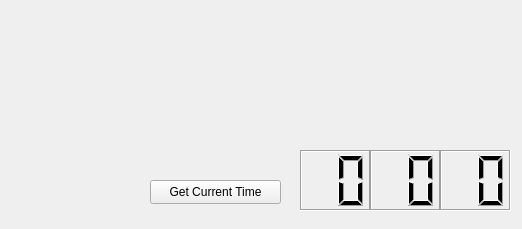
<?xml version="1.0" encoding="UTF-8"?>
<ui version="4.0">
 <class>dateTime</class>
 <widget class="QWidget" name="dateTime">
  <property name="geometry">
   <rect>
    <x>0</x>
    <y>0</y>
    <width>522</width>
    <height>229</height>
   </rect>
  </property>
  <property name="windowTitle">
   <string>Form</string>
  </property>
  <widget class="QPushButton" name="pushButton">
   <property name="geometry">
    <rect>
     <x>150</x>
     <y>180</y>
     <width>131</width>
     <height>24</height>
    </rect>
   </property>
   <property name="text">
    <string>Get Current Time</string>
   </property>
  </widget>
  <widget class="QLCDNumber" name="lcdNumberH">
   <property name="geometry">
    <rect>
     <x>300</x>
     <y>150</y>
     <width>71</width>
     <height>61</height>
    </rect>
   </property>
   <property name="frameShadow">
    <enum>QFrame::Shadow::Sunken</enum>
   </property>
   <property name="digitCount">
    <number>2</number>
   </property>
  </widget>
  <widget class="QLCDNumber" name="lcdNumberM">
   <property name="geometry">
    <rect>
     <x>370</x>
     <y>150</y>
     <width>71</width>
     <height>61</height>
    </rect>
   </property>
   <property name="frameShadow">
    <enum>QFrame::Shadow::Sunken</enum>
   </property>
   <property name="digitCount">
    <number>2</number>
   </property>
   <property name="segmentStyle">
    <enum>QLCDNumber::SegmentStyle::Filled</enum>
   </property>
  </widget>
  <widget class="QLCDNumber" name="lcdNumberS">
   <property name="geometry">
    <rect>
     <x>440</x>
     <y>150</y>
     <width>71</width>
     <height>61</height>
    </rect>
   </property>
   <property name="frameShadow">
    <enum>QFrame::Shadow::Sunken</enum>
   </property>
   <property name="digitCount">
    <number>2</number>
   </property>
   <property name="segmentStyle">
    <enum>QLCDNumber::SegmentStyle::Filled</enum>
   </property>
  </widget>
 </widget>
 <resources/>
 <connections/>
</ui>
